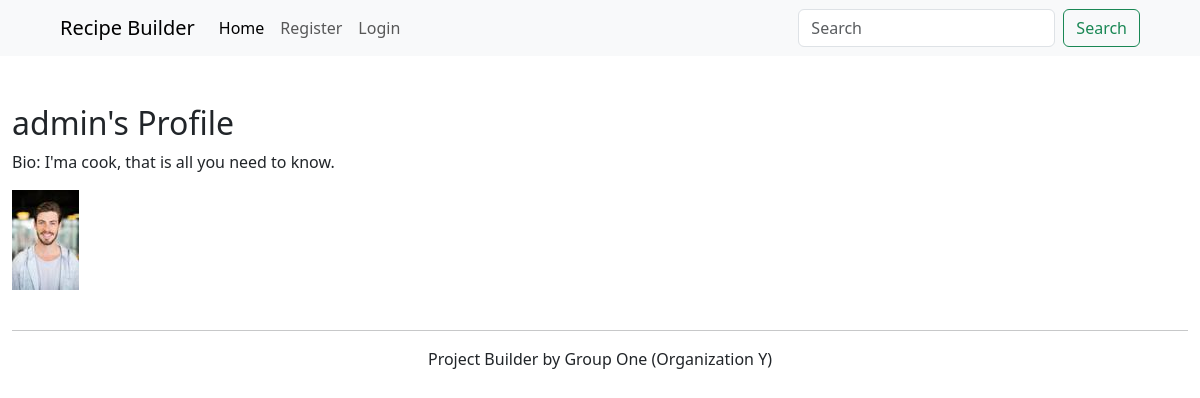
Page /profile/admin/ on the committed database.
### core/models.py (models this page shows, shortened)
class Profile(models.Model):
    user = models.OneToOneField(User, on_delete=models.CASCADE)
    avatar = models.ImageField(default='default.png', upload_to='profile_images')
    bio = models.TextField()

### core/views.py (the view)
# urls.py: path("profile/<str:username>/", views.user_profile, name='user-profile'),
def user_profile(request, username):
    user_profile = get_object_or_404(Profile, user__username=username)
    return render(request, 'profile.html', {'user_profile': user_profile})

### core/templates/profile.html (shortened to what this page needs)
{% extends 'base.html' %}
{% block content %}
  <h2>{{ user_profile.user.username }}'s Profile</h2>
  <p>Bio: {{ user_profile.bio }}</p>
  {% if user_profile.avatar %}
    <img class="img-rounded" style="max-width: 200px;" src="{{ user_profile.avatar.url }}" alt="Avatar">
  {% endif %}
{% endblock %}

### rows in the picture
Profile: user.username "admin", bio "I'ma cook, that is all you need to know.", avatar (picture)
